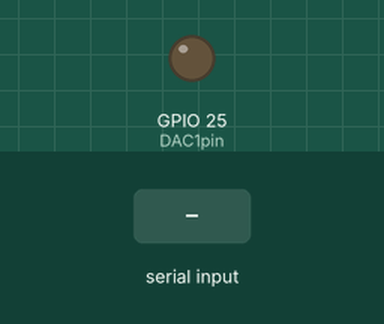
This sketch was run on a simulated ESP32. Parts: output pins drawn as LEDs (lit = HIGH). The test bench sets the inputs (shaded band).

Above: at 2.7 s.
2.8 s: "D90\n" received over Serial
At 3.3 s:
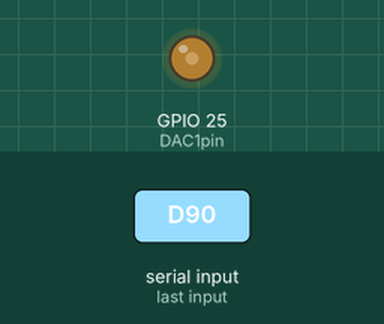
4.3 s: "D,45\n" received over Serial
At 5.6 s:
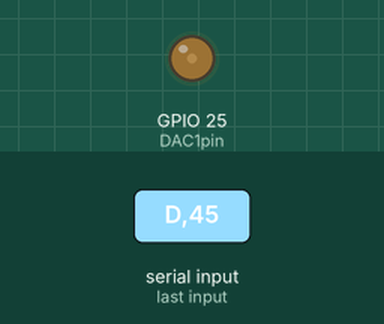
Timing chart, 0 to 7.3 s (numbered marks = the images above; inputs shaded):
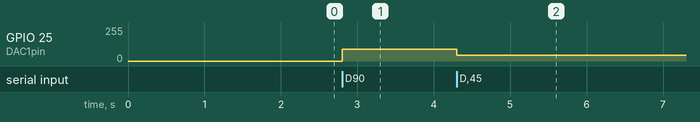

The sketch:

esp32labview.ino
```cpp
#define DAC1pin 25
#define ADC0pin 36

char seleccion;
int sensor = 0;
char control = 0;

void setup() {
  // put your setup code here, to run once:
 Serial.begin(115200);
}

void loop() {
  if(Serial.available() > 0){
      seleccion = Serial.read();
      if(seleccion == 'A')
      {
         sensor = analogRead(ADC0pin);
         Serial.println(sensor);
      };
      if(seleccion == 'D')
      {

        control = Serial.parseInt();
        dacWrite(DAC1pin,control);
    };
  };
}
```

Measured:
- after the input at 2.8 s, GPIO 25 (DAC1pin): 0/255 → 90/255 at once
- after the input at 4.3 s, GPIO 25 (DAC1pin): 90/255 → 45/255 at once
